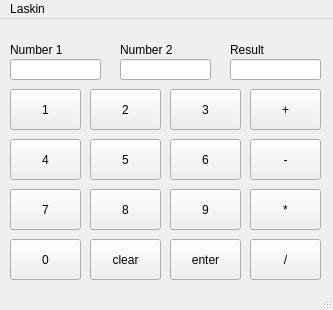
<?xml version="1.0" encoding="UTF-8"?>
<ui version="4.0">
 <class>MainWindow</class>
 <widget class="QMainWindow" name="MainWindow">
  <property name="geometry">
   <rect>
    <x>0</x>
    <y>0</y>
    <width>333</width>
    <height>310</height>
   </rect>
  </property>
  <property name="windowTitle">
   <string>MainWindow</string>
  </property>
  <widget class="QWidget" name="centralwidget">
   <widget class="QPushButton" name="btnN1">
    <property name="geometry">
     <rect>
      <x>10</x>
      <y>70</y>
      <width>71</width>
      <height>41</height>
     </rect>
    </property>
    <property name="text">
     <string>1</string>
    </property>
   </widget>
   <widget class="QPushButton" name="btnN4">
    <property name="geometry">
     <rect>
      <x>10</x>
      <y>120</y>
      <width>71</width>
      <height>41</height>
     </rect>
    </property>
    <property name="text">
     <string>4</string>
    </property>
   </widget>
   <widget class="QPushButton" name="btnN7">
    <property name="geometry">
     <rect>
      <x>10</x>
      <y>170</y>
      <width>71</width>
      <height>41</height>
     </rect>
    </property>
    <property name="text">
     <string>7</string>
    </property>
   </widget>
   <widget class="QPushButton" name="btnN8">
    <property name="geometry">
     <rect>
      <x>90</x>
      <y>170</y>
      <width>71</width>
      <height>41</height>
     </rect>
    </property>
    <property name="text">
     <string>8</string>
    </property>
   </widget>
   <widget class="QPushButton" name="btnN5">
    <property name="geometry">
     <rect>
      <x>90</x>
      <y>120</y>
      <width>71</width>
      <height>41</height>
     </rect>
    </property>
    <property name="text">
     <string>5</string>
    </property>
   </widget>
   <widget class="QPushButton" name="btnN2">
    <property name="geometry">
     <rect>
      <x>90</x>
      <y>70</y>
      <width>71</width>
      <height>41</height>
     </rect>
    </property>
    <property name="text">
     <string>2</string>
    </property>
   </widget>
   <widget class="QPushButton" name="btnN9">
    <property name="geometry">
     <rect>
      <x>170</x>
      <y>170</y>
      <width>71</width>
      <height>41</height>
     </rect>
    </property>
    <property name="text">
     <string>9</string>
    </property>
   </widget>
   <widget class="QPushButton" name="btnN6">
    <property name="geometry">
     <rect>
      <x>170</x>
      <y>120</y>
      <width>71</width>
      <height>41</height>
     </rect>
    </property>
    <property name="text">
     <string>6</string>
    </property>
   </widget>
   <widget class="QPushButton" name="btnN3">
    <property name="geometry">
     <rect>
      <x>170</x>
      <y>70</y>
      <width>71</width>
      <height>41</height>
     </rect>
    </property>
    <property name="text">
     <string>3</string>
    </property>
   </widget>
   <widget class="QPushButton" name="btnNadd">
    <property name="geometry">
     <rect>
      <x>250</x>
      <y>70</y>
      <width>71</width>
      <height>41</height>
     </rect>
    </property>
    <property name="text">
     <string>+</string>
    </property>
   </widget>
   <widget class="QPushButton" name="btnNsubtract">
    <property name="geometry">
     <rect>
      <x>250</x>
      <y>120</y>
      <width>71</width>
      <height>41</height>
     </rect>
    </property>
    <property name="text">
     <string>-</string>
    </property>
   </widget>
   <widget class="QPushButton" name="btnNmultiply">
    <property name="geometry">
     <rect>
      <x>250</x>
      <y>170</y>
      <width>71</width>
      <height>41</height>
     </rect>
    </property>
    <property name="text">
     <string>*</string>
    </property>
   </widget>
   <widget class="QPushButton" name="btnN0">
    <property name="geometry">
     <rect>
      <x>10</x>
      <y>220</y>
      <width>71</width>
      <height>41</height>
     </rect>
    </property>
    <property name="text">
     <string>0</string>
    </property>
   </widget>
   <widget class="QPushButton" name="btnNclear">
    <property name="geometry">
     <rect>
      <x>90</x>
      <y>220</y>
      <width>71</width>
      <height>41</height>
     </rect>
    </property>
    <property name="text">
     <string>clear</string>
    </property>
   </widget>
   <widget class="QPushButton" name="btnNenter">
    <property name="geometry">
     <rect>
      <x>170</x>
      <y>220</y>
      <width>71</width>
      <height>41</height>
     </rect>
    </property>
    <property name="text">
     <string>enter</string>
    </property>
   </widget>
   <widget class="QPushButton" name="btnNdivide">
    <property name="geometry">
     <rect>
      <x>250</x>
      <y>220</y>
      <width>71</width>
      <height>41</height>
     </rect>
    </property>
    <property name="text">
     <string>/</string>
    </property>
   </widget>
   <widget class="QLabel" name="label_2">
    <property name="geometry">
     <rect>
      <x>120</x>
      <y>10</y>
      <width>81</width>
      <height>41</height>
     </rect>
    </property>
    <property name="text">
     <string>Number 2</string>
    </property>
   </widget>
   <widget class="QLabel" name="label_3">
    <property name="geometry">
     <rect>
      <x>230</x>
      <y>10</y>
      <width>51</width>
      <height>41</height>
     </rect>
    </property>
    <property name="text">
     <string>Result</string>
    </property>
   </widget>
   <widget class="QLabel" name="label_4">
    <property name="geometry">
     <rect>
      <x>10</x>
      <y>10</y>
      <width>81</width>
      <height>41</height>
     </rect>
    </property>
    <property name="text">
     <string>Number 1</string>
    </property>
   </widget>
   <widget class="QLineEdit" name="textNumber1">
    <property name="geometry">
     <rect>
      <x>10</x>
      <y>40</y>
      <width>91</width>
      <height>21</height>
     </rect>
    </property>
   </widget>
   <widget class="QLineEdit" name="textNumber2">
    <property name="geometry">
     <rect>
      <x>120</x>
      <y>40</y>
      <width>91</width>
      <height>21</height>
     </rect>
    </property>
   </widget>
   <widget class="QLineEdit" name="textResult">
    <property name="geometry">
     <rect>
      <x>230</x>
      <y>40</y>
      <width>91</width>
      <height>21</height>
     </rect>
    </property>
   </widget>
   <zorder>label_2</zorder>
   <zorder>label_3</zorder>
   <zorder>btnN1</zorder>
   <zorder>btnN4</zorder>
   <zorder>btnN7</zorder>
   <zorder>btnN8</zorder>
   <zorder>btnN5</zorder>
   <zorder>btnN2</zorder>
   <zorder>btnN9</zorder>
   <zorder>btnN6</zorder>
   <zorder>btnN3</zorder>
   <zorder>btnNadd</zorder>
   <zorder>btnNsubtract</zorder>
   <zorder>btnNmultiply</zorder>
   <zorder>btnN0</zorder>
   <zorder>btnNclear</zorder>
   <zorder>btnNenter</zorder>
   <zorder>btnNdivide</zorder>
   <zorder>label_4</zorder>
   <zorder>textNumber1</zorder>
   <zorder>textNumber2</zorder>
   <zorder>textResult</zorder>
  </widget>
  <widget class="QMenuBar" name="menubar">
   <property name="geometry">
    <rect>
     <x>0</x>
     <y>0</y>
     <width>333</width>
     <height>21</height>
    </rect>
   </property>
   <widget class="QMenu" name="menuLaskin">
    <property name="title">
     <string>Laskin</string>
    </property>
   </widget>
   <addaction name="menuLaskin"/>
  </widget>
  <widget class="QStatusBar" name="statusbar"/>
 </widget>
 <resources/>
 <connections/>
</ui>
